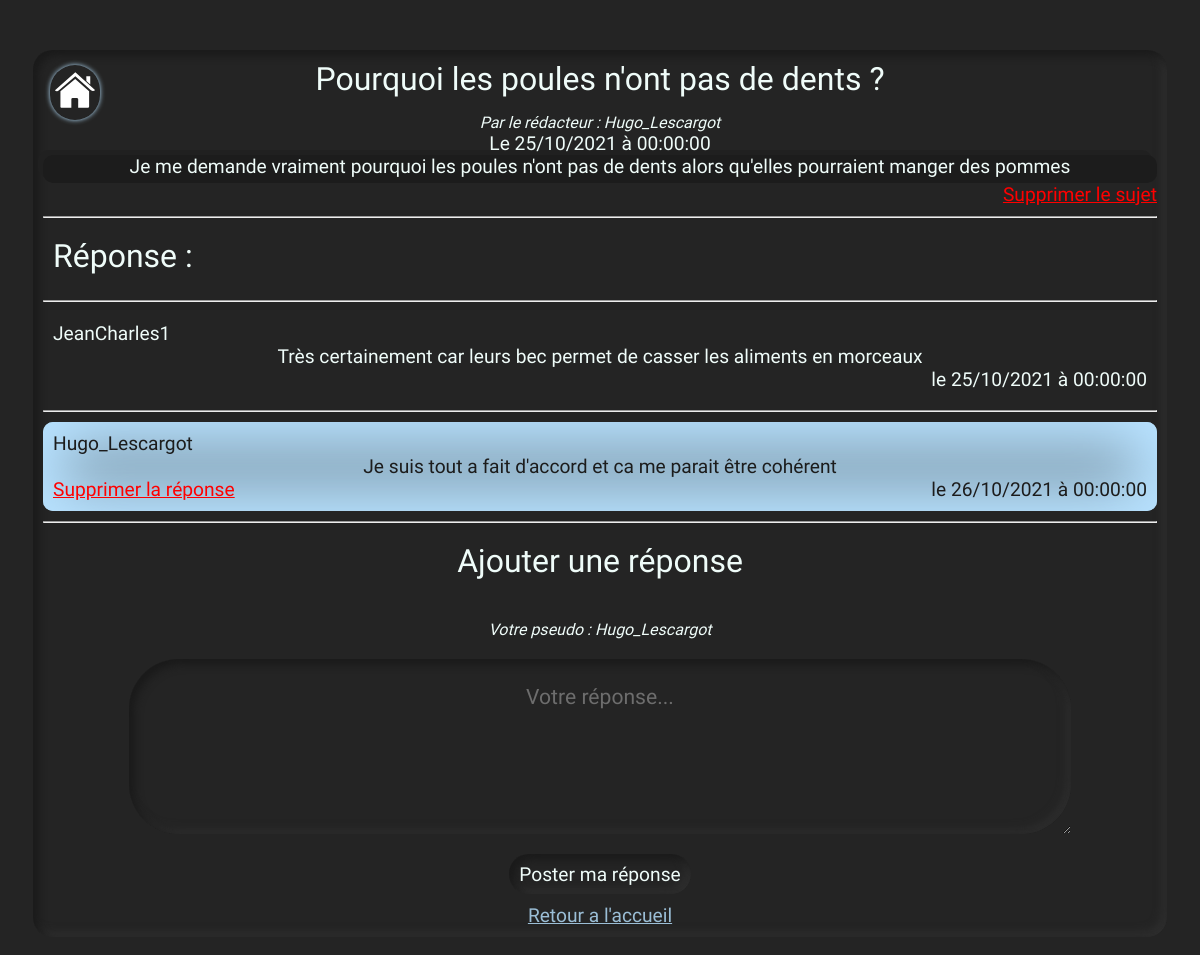
/pages/discussion.php?idSujet=1 (signed in), run on the app's committed database.
### tables this page shows
CREATE TABLE IF NOT EXISTS `sujet` (
  `idSujet` int(11) NOT NULL,
  `idRedacteur` int(11) NOT NULL,
  `titreSujet` varchar(50) NOT NULL,
  `texteSujet` varchar(255) NOT NULL,
  `dateSujet` date NOT NULL
);

CREATE TABLE IF NOT EXISTS `redacteur` (
  `idRedacteur` int(5) NOT NULL,
  `nom` varchar(30) NOT NULL,
  `prenom` varchar(30) NOT NULL,
  `adresseMail` varchar(50) NOT NULL,
  `motDePasse` varchar(30) NOT NULL,
  `pseudo` varchar(30) NOT NULL
);

CREATE TABLE IF NOT EXISTS `reponse` (
  `idReponse` int(11) NOT NULL,
  `idSujet` int(11) NOT NULL,
  `idRedacteur` int(11) NOT NULL,
  `dateRep` date NOT NULL,
  `texteReponse` varchar(255) NOT NULL
);

### pages/discussion.php (the view, shortened to what this page needs)
<!DOCTYPE html>
<html lang="fr">
    <head>
        <link rel="stylesheet" href="./style.css">
        <?php
            include_once('../connexion/connexion.php');
            $connecte = false;
            $pseudo = "";
            if (array_key_exists('connection', $_SESSION) && $_SESSION['connection'])
            {
                $connecte = true;
                $pseudo = $_SESSION['pseudo'];
            }
        ?>
    </head>
    <body>
        <div class="logo">
            <a href="./accueil.php">
                <img alt="Accueil" />
            </a>
        </div>
        <div class="sect_inc">
            <?php
                if (array_key_exists('idSujet', $_GET))
                {
                    $select_stmt = $objPdo->prepare('SELECT idSujet, titreSujet, texteSujet, pseudo, dateSujet
                                                    FROM sujet s, redacteur r
                                                    WHERE idSujet = ?
                                                    AND s.idRedacteur = r.idRedacteur');
                    $select_stmt->bindValue(1, strip_tags(trim($_GET['idSujet'])), PDO::PARAM_INT);
                    $select_stmt->execute();
                    $sujet = $select_stmt->fetch();
                    if ($sujet != null)
                    {
                        $dateSujet = date('d/m/Y à H:i:s', strtotime($sujet['dateSujet']));
                        echo ('<div class="title">' . $sujet['titreSujet'].'</div>');
                        echo ('<div class="info_sujet">');
                            echo ('<div class="subTitle"> Par le rédacteur : '.$sujet['pseudo'].'</div>');
                            echo ('<div>Le '.$dateSujet.'</div>');
                        echo ('</div>');
                        echo ('<div class="subject">' . $sujet['texteSujet'].'</div>');
                        if ($connecte && $_SESSION['pseudo'] == $sujet['pseudo'])
                        {
                            echo ('<div class="lien_suppression_sujet"><a href="supprimerSujet.php?idSujet='.$sujet['idSujet'].'">Supprimer le sujet</a></div>');
                        }
                        echo ('<hr>');
                        $select_stmt = $objPdo->prepare('SELECT idReponse, texteReponse, dateRep, pseudo
                                                        FROM reponse rep, redacteur redac
                                                        WHERE idSujet = ?
                                                        AND rep.idRedacteur = redac.idRedacteur
                                                        ORDER BY dateRep ASC');
                        $select_stmt->bindValue(1, $sujet['idSujet'], PDO::PARAM_INT);
                        $select_stmt->execute();
                        $result = $select_stmt->fetchAll();
                        echo ('<div id="title_reponse" class="title">Réponse : </div><hr>');
                        if ($result != null)
                        {
                            foreach ($result as $reponse)
                            {
                                $dateSujet = date('d/m/Y à H:i:s', strtotime($reponse['dateRep']));
                                echo('<div class="reponse');
                                if ($reponse['pseudo'] == $sujet['pseudo'])
                                {
                                    echo (' writer');
                                }
                                echo ('">');
                                    echo ('<div class="reponse_pseudo">'.$reponse["pseudo"].'</div>');
                                    echo ($reponse["texteReponse"]);
                                    if ($connecte && $_SESSION['pseudo'] == $reponse['pseudo'])
                                    {
                                        echo ('<div class="bloc_bas_reponse">');
                                            echo ('<a href="supprimerReponse.php?idReponse='.$reponse['idReponse'].'" onclick="return validationSuppr()">Supprimer la réponse</a>');
                                            echo ('<div class="reponse_date"> le '.$dateSujet.'</div>');
                                        echo ('</div>');
                                    }
                                    else
                                    {
                                        echo ('<div class="reponse_date"> le '.$dateSujet.'</div>');
                                    }
                                echo ('</div>');
                                echo ('<hr>');
                            }
                        }
                        echo ('<table>');
                        echo ('<div class ="section_reponse">');
                        if ($connecte)
                        {
                            echo ('<div class="title">Ajouter une réponse</div>');
                            echo ('<form method="POST">');
                                echo ('<div class="subTitle"> Votre pseudo : '.$pseudo.'</div>');
                                echo ('<textarea class="input area" name="reponse" value="reponse" placeholder="Votre réponse..." minlength="5" maxlength="200" rows="5" cols="400"></textarea>');
                                echo ('<button type="submit">Poster ma réponse</button>');
                            echo ('</form>');
                        }
                        echo ('</div>');
                    }
                    else
                    {
                        echo ("Aucun sujet n'existe avec ce code, merci de revenir à l'accueil");
                    }
                }
                else
                {
                    echo ("Il y a une erreur dans le chargement de la page, merci de revenir à l'accueil");
                }
            ?>
            <a href="accueil.php">Retour a l'accueil</a>
        </div>
    </body>
</html>

### pages/style.css (style rules this page uses)
:root { --primary: #1C1C1C; --primaryHighlight: #242424; --color: #9BBED6; --colorHighlight: #B8E2FF; --white: #EFFCF9; }
body { background-color: var(--primaryHighlight); color: var(--white); font-family: 'Zen Kurenaido', sans-serif; font-size: larger; }
.title { font-size: 2rem; margin-bottom: 15px; }
.subTitle { font-size: 1rem; font-style: italic; }
a { color: var(--color); }
.sect_inc { background: var(--primaryHighlight); box-shadow: inset 5px 5px 8px #1a1a1a, inset -5px -5px 8px #2e2e2e; border-radius: 20px; margin: 25px; padding: 10px; margin-top: 50px; text-align: center; }
.input { border-radius: 20px; height: 20px; width: 20%; padding: 5px; text-align: center; opacity: 0.9; border-radius: 50px; background: var(--primaryHighlight); box-shadow: inset 5px 5px 8px #1a1a1a, inset -5px -5px 8px #2e2e2e; color: var(--white); border-style: none; font-size: 1.1em; font-family: 'Zen Kurenaido', sans-serif; }
.area { padding: 25px; width: auto; max-width: 80%; height: fit-content; overflow: auto; }
.button, button { border-radius: 20px; height: 40px; padding: 0 10px; background: var(--primaryHighlight); box-shadow: inset 5px 5px 8px #1a1a1a, inset -5px -5px 8px #2e2e2e; color: var(--white); border-style: none; cursor: pointer; font-family: 'Zen Kurenaido', sans-serif; font-size: 1em; }
.reponse { padding: 10px; overflow-wrap: break-word; }
.writer { background-color: rgba(155, 190, 214, 0.8); box-shadow: inset 20px 20px 60px var(--colorHighlight), inset -20px -20px 60px var(--colorHighlight); border-radius: 10px; color: var(--primary); }
.subject { border-radius: 10px; background: #1C1C1C; box-shadow: -5px -5px 0px #202020; padding-bottom: 5px; }
.info_sujet { display: flex; flex-direction: column; }
#title_reponse { text-align: left; padding: 10px; }
.reponse_pseudo { text-align: left; }
.reponse_date { text-align: right; }
.section_reponse { display: flex; flex-direction: column; align-items: center; }
.section_reponse * { margin: 10px; }
.bloc_bas_reponse { display: flex; flex-direction: row; justify-content: space-between; }
.bloc_bas_reponse a, .lien_suppression_sujet a { color: red; transition: all 0.25s; }
.lien_suppression_sujet { text-align: right; }
.logo { position: absolute; position: fixed; margin: 0px; top: 65px; left: 50px; z-index: 50; background-color: rgba(36, 36, 36, 1);; border-radius: 100px; box-shadow: 0px 0px 5px var(--colorHighlight); padding: 5px; }
.logo img { height: 40px; width: auto; }

### data on the page
sujet: titreSujet "Pourquoi les poules n'ont pas de dents ?", idRedacteur.pseudo "Hugo_Lescargot", dateSujet "25/10/2021 à 00:00:00", texteSujet "Je me demande vraiment pourquoi les poules n'ont pas de dents alors qu'elles pourraient manger des pommes"
reponse: idRedacteur.pseudo "JeanCharles1", texteReponse "Très certainement car leurs bec permet de casser les aliments en morceaux", dateRep "25/10/2021 à 00:00:00"
reponse: idRedacteur.pseudo "Hugo_Lescargot", texteReponse "Je suis tout a fait d'accord et ca me parait être cohérent", dateRep "26/10/2021 à 00:00:00"

### other printed values
$pseudo "Hugo_Lescargot"
